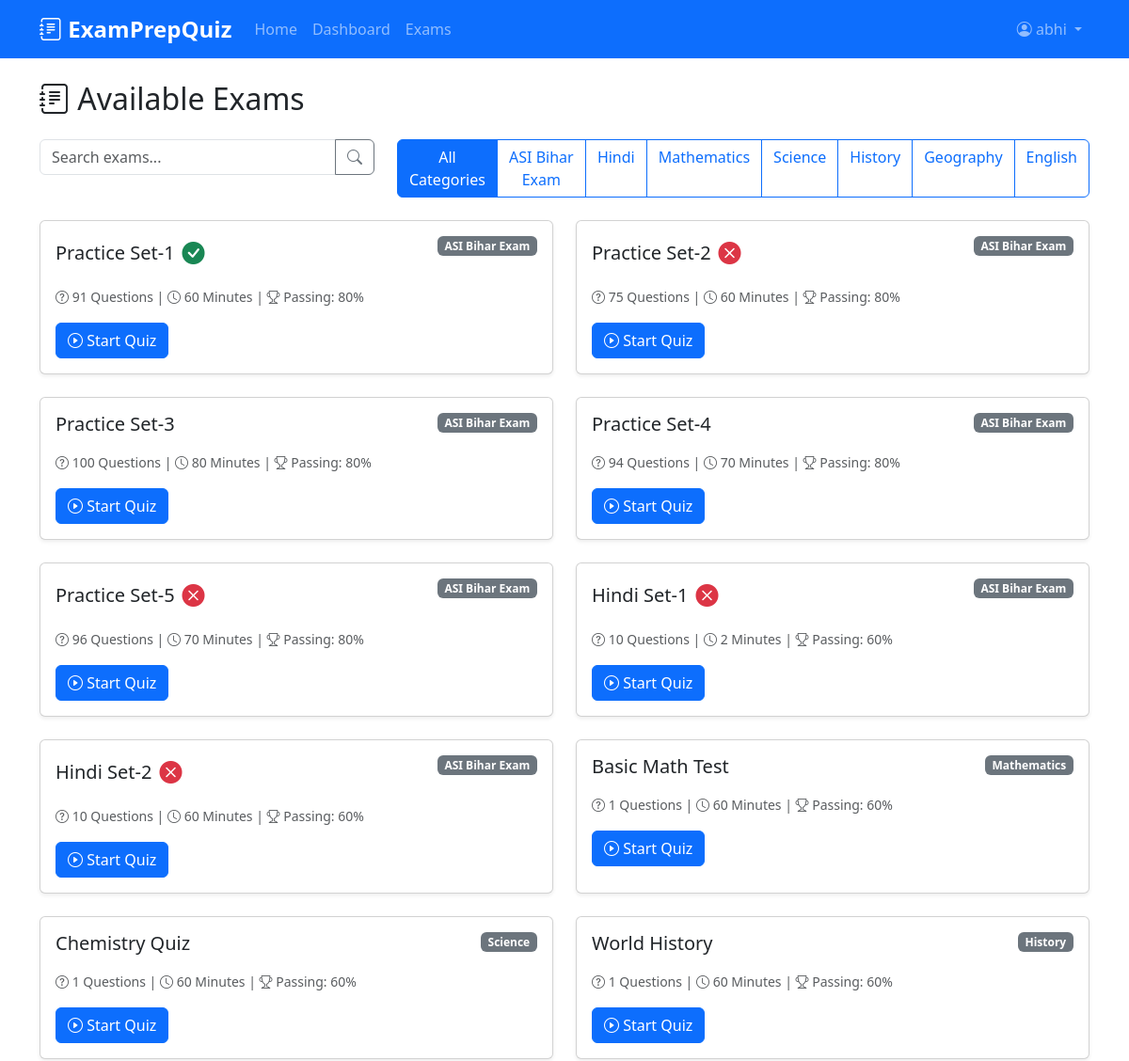
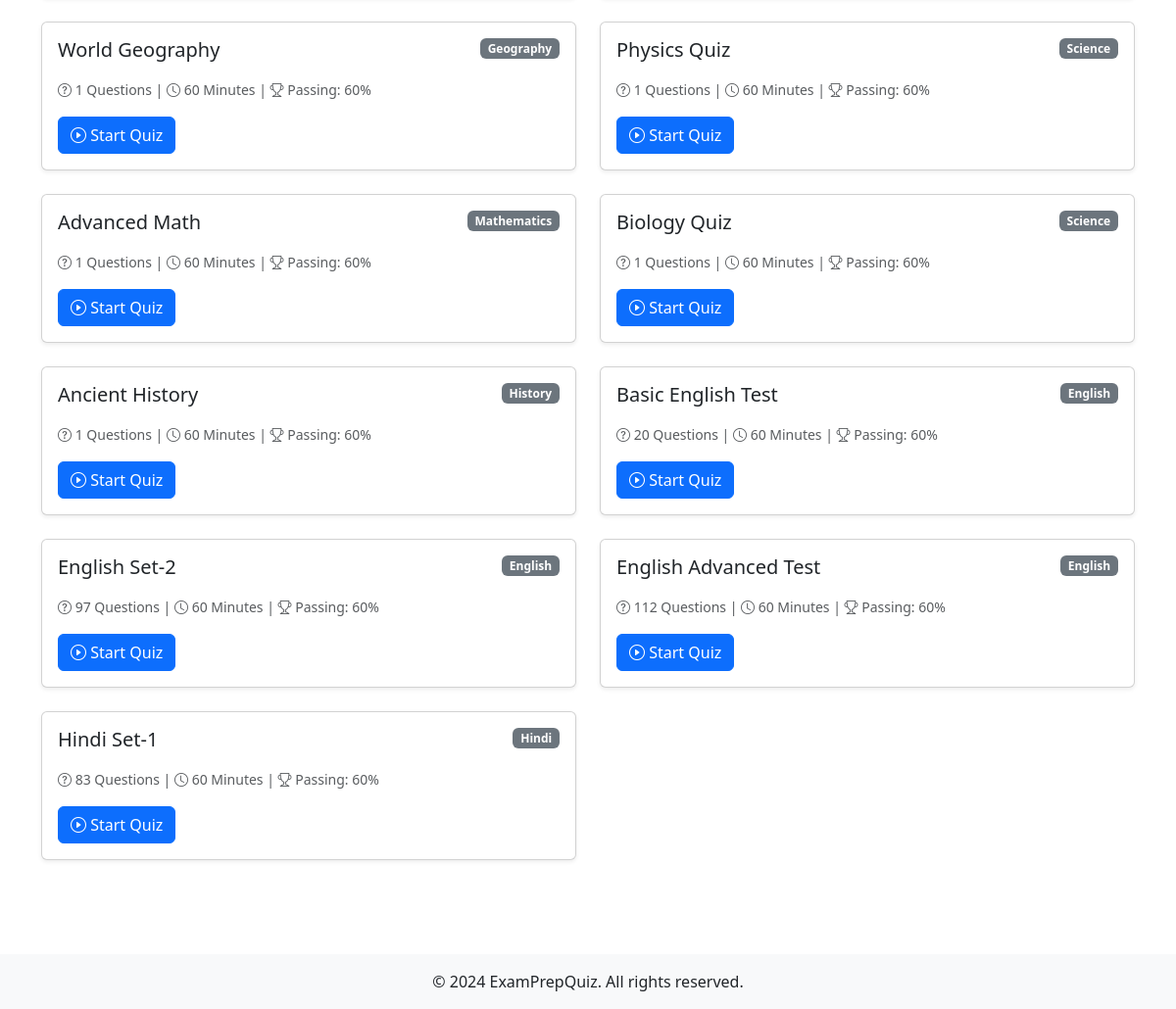
Screenshot of /exams/ (signed in) with the database file from the repository (2 pictures, top to bottom).
### quiz/models.py (models this page shows, shortened)
class Category(models.Model):
    name = models.CharField(max_length=100, unique=True)
    description = models.TextField(blank=True)
    created_at = models.DateTimeField(auto_now_add=True)
    updated_at = models.DateTimeField(auto_now=True)
    class Meta:
        verbose_name_plural = "Categories"
        ordering = ['name']

class Exam(models.Model):
    category = models.ForeignKey(Category, on_delete=models.CASCADE, related_name='exams')
    name = models.CharField(max_length=200)
    description = models.TextField(blank=True)
    duration_minutes = models.PositiveIntegerField(default=60, help_text="Duration in minutes")
    total_questions = models.PositiveIntegerField(default=10)
    passing_score = models.PositiveIntegerField(default=60, help_text="Passing percentage")
    is_active = models.BooleanField(default=True)
    created_at = models.DateTimeField(auto_now_add=True)
    updated_at = models.DateTimeField(auto_now=True)
    class Meta:
        ordering = ['category', 'name']
        unique_together = ['category', 'name']

### quiz/views.py (the view)
# urls.py: path('exams/', views.exam_list, name='exam_list'),
@login_required
def exam_list(request):
    category_id = request.GET.get('category')
    search_query = request.GET.get('search', '')
    exams = Exam.objects.filter(is_active=True).annotate(
        question_count=Count('questions')
    ).filter(question_count__gt=0)
    if category_id:
        exams = exams.filter(category_id=category_id)
    if search_query:
        exams = exams.filter(
            Q(name__icontains=search_query) |
            Q(description__icontains=search_query) |
            Q(category__name__icontains=search_query)
        )
    categories = Category.objects.annotate(exam_count=Count('exams')).filter(exam_count__gt=0)
    exam_status = {}
    if request.user.is_authenticated:
        completed_sessions = QuizSession.objects.filter(
            user=request.user,
            is_completed=True,
            exam__in=exams
        ).select_related('exam').order_by('-completed_at')
        for session in completed_sessions:
            exam_id = session.exam_id
            if exam_id not in exam_status:  # Only keep the most recent completed attempt (first occurrence due to ordering)
                if session.score >= session.exam.passing_score:
                    exam_status[exam_id] = 'passed'
                else:
                    exam_status[exam_id] = 'failed'
    for exam in exams:
        exam.completion_status = exam_status.get(exam.id, 'not_attempted')
    return render(request, 'quiz/exam_list.html', {
        'exams': exams,
        'categories': categories,
        'selected_category': int(category_id) if category_id else None,
        'search_query': search_query,
    })

### templates/quiz/exam_list.html (shortened to what this page needs)
{% extends 'base.html' %}
{% block content %}
<h2 class="mb-4"><i class="bi bi-journal-text"></i> Available Exams</h2>
<div class="row mb-4">
    <div class="col-md-4">
        <form method="get" class="mb-3">
            <div class="input-group">
                <input type="text" class="form-control" name="search" placeholder="Search exams..." value="{{ search_query }}">
                <button class="btn btn-outline-secondary" type="submit">
                    <i class="bi bi-search"></i>
                </button>
            </div>
        </form>
    </div>
    <div class="col-md-8">
        <div class="btn-group" role="group">
            <a href="{% url 'exam_list' %}" class="btn btn-outline-primary {% if not selected_category %}active{% endif %}">
                All Categories
            </a>
            {% for category in categories %}
            <a href="{% url 'exam_list' %}?category={{ category.id }}"
               class="btn btn-outline-primary {% if selected_category == category.id %}active{% endif %}">
                {{ category.name }}
            </a>
            {% endfor %}
        </div>
    </div>
</div>
{% if exams %}
<div class="row">
    {% for exam in exams %}
    <div class="col-md-6 mb-4">
        <div class="card h-100">
            <div class="card-body">
                <div class="d-flex justify-content-between align-items-start mb-2">
                    <div class="d-flex align-items-center">
                        <h5 class="card-title mb-0 me-2">{{ exam.name }}</h5>
                        {% if user.is_authenticated %}
                            {% if exam.completion_status == 'passed' %}
                                <i class="bi bi-check-circle-fill text-success" style="font-size: 1.5rem;" title="Completed - Passed"></i>
                            {% elif exam.completion_status == 'failed' %}
                                <i class="bi bi-x-circle-fill text-danger" style="font-size: 1.5rem;" title="Completed - Failed"></i>
                            {% endif %}
                        {% endif %}
                    </div>
                    <span class="badge bg-secondary">{{ exam.category.name }}</span>
                </div>
                <div class="mb-3">
                    <small class="text-muted">
                        <i class="bi bi-question-circle"></i> {{ exam.question_count }} Questions |
                        <i class="bi bi-clock"></i> {{ exam.duration_minutes }} Minutes |
                        <i class="bi bi-trophy"></i> Passing: {{ exam.passing_score }}%
                    </small>
                </div>
                {% if user.is_authenticated %}
                <a href="{% url 'quiz_start' exam.id %}" class="btn btn-primary">
                    <i class="bi bi-play-circle"></i> Start Quiz
                </a>
                {% else %}
                <a href="{% url 'login' %}" class="btn btn-outline-primary">Login to Start</a>
                {% endif %}
            </div>
        </div>
    </div>
    {% endfor %}
</div>
{% else %}
<div class="alert alert-info">
    <i class="bi bi-info-circle"></i> No exams found. {% if search_query %}Try a different search term.{% endif %}
</div>
{% endif %}
{% endblock %}

### templates/base.html (shortened to what this page needs)
<!DOCTYPE html>
<html lang="en">
<head>
    <link href="https://cdn.jsdelivr.net/npm/bootstrap@5.3.0/dist/css/bootstrap.min.css" rel="stylesheet">
    <link rel="stylesheet" href="https://cdn.jsdelivr.net/npm/bootstrap-icons@1.10.0/font/bootstrap-icons.css">
    {% load static %}
    <link rel="stylesheet" href="{% static 'css/style.css' %}">
</head>
<body>
    <nav class="navbar navbar-expand-lg navbar-dark bg-primary">
        <div class="container">
            <a class="navbar-brand" href="{% url 'home' %}">
                <i class="bi bi-journal-text"></i> ExamPrepQuiz
            </a>
            <div class="collapse navbar-collapse" id="navbarNav">
                <ul class="navbar-nav me-auto">
                    <li class="nav-item">
                        <a class="nav-link" href="{% url 'home' %}">Home</a>
                    </li>
                    {% if user.is_authenticated %}
                    <li class="nav-item">
                        <a class="nav-link" href="{% url 'dashboard' %}">Dashboard</a>
                    </li>
                    <li class="nav-item">
                        <a class="nav-link" href="{% url 'exam_list' %}">Exams</a>
                    </li>
                    {% endif %}
                </ul>
                <ul class="navbar-nav">
                    {% if user.is_authenticated %}
                    <li class="nav-item dropdown">
                        <a class="nav-link dropdown-toggle" href="#" id="navbarDropdown" role="button" data-bs-toggle="dropdown">
                            <i class="bi bi-person-circle"></i> {{ user.username }}
                        </a>
                    </li>
                    {% endif %}
                </ul>
            </div>
        </div>
    </nav>
    <main class="container my-4">
        {% block content %}{% endblock %}
    </main>
    <footer class="bg-light text-center py-3 mt-5">
        <div class="container">
            <p class="mb-0">&copy; 2024 ExamPrepQuiz. All rights reserved.</p>
        </div>
    </footer>
</body>
</html>

### static/css/style.css (style rules this page uses)
body { min-height: 100vh; display: flex; flex-direction: column; }
main { flex: 1; }
.navbar-brand { font-weight: bold; font-size: 1.5rem; }
.card { box-shadow: 0 0.125rem 0.25rem rgba(0, 0, 0, 0.075); transition: box-shadow 0.15s ease-in-out; }
.btn { border-radius: 0.375rem; }

### rows the page displays
Category: name "ASI Bihar Exam"
Category: name "Hindi"
Category: name "Mathematics"
Category: name "Science"
Category: name "History"
Category: name "Geography"
Category: name "English"
Exam: name "Practice Set-1", category.name "ASI Bihar Exam", question_count "91", duration_minutes "60", passing_score "80"
Exam: name "Practice Set-2", category.name "ASI Bihar Exam", question_count "75", duration_minutes "60", passing_score "80"
Exam: name "Practice Set-3", category.name "ASI Bihar Exam", question_count "100", duration_minutes "80", passing_score "80"
Exam: name "Practice Set-4", category.name "ASI Bihar Exam", question_count "94", duration_minutes "70", passing_score "80"
Exam: name "Practice Set-5", category.name "ASI Bihar Exam", question_count "96", duration_minutes "70", passing_score "80"
Exam: name "Hindi Set-1", category.name "ASI Bihar Exam", question_count "10", duration_minutes "2", passing_score "60"
Exam: name "Hindi Set-2", category.name "ASI Bihar Exam", question_count "10", duration_minutes "60", passing_score "60"
Exam: name "Basic Math Test", category.name "Mathematics", question_count "1", duration_minutes "60", passing_score "60"
Exam: name "Chemistry Quiz", category.name "Science", question_count "1", duration_minutes "60", passing_score "60"
Exam: name "World History", category.name "History", question_count "1", duration_minutes "60", passing_score "60"
Exam: name "World Geography", category.name "Geography", question_count "1", duration_minutes "60", passing_score "60"
Exam: name "Physics Quiz", category.name "Science", question_count "1", duration_minutes "60", passing_score "60"
Exam: name "Advanced Math", category.name "Mathematics", question_count "1", duration_minutes "60", passing_score "60"
Exam: name "Biology Quiz", category.name "Science", question_count "1", duration_minutes "60", passing_score "60"
Exam: name "Ancient History", category.name "History", question_count "1", duration_minutes "60", passing_score "60"
Exam: name "Basic English Test", category.name "English", question_count "20", duration_minutes "60", passing_score "60"
Exam: name "English Set-2", category.name "English", question_count "97", duration_minutes "60", passing_score "60"
Exam: name "English Advanced Test", category.name "English", question_count "112", duration_minutes "60", passing_score "60"
Exam: name "Hindi Set-1", category.name "Hindi", question_count "83", duration_minutes "60", passing_score "60"

### other values shown
{{ user.username }} "abhi"
